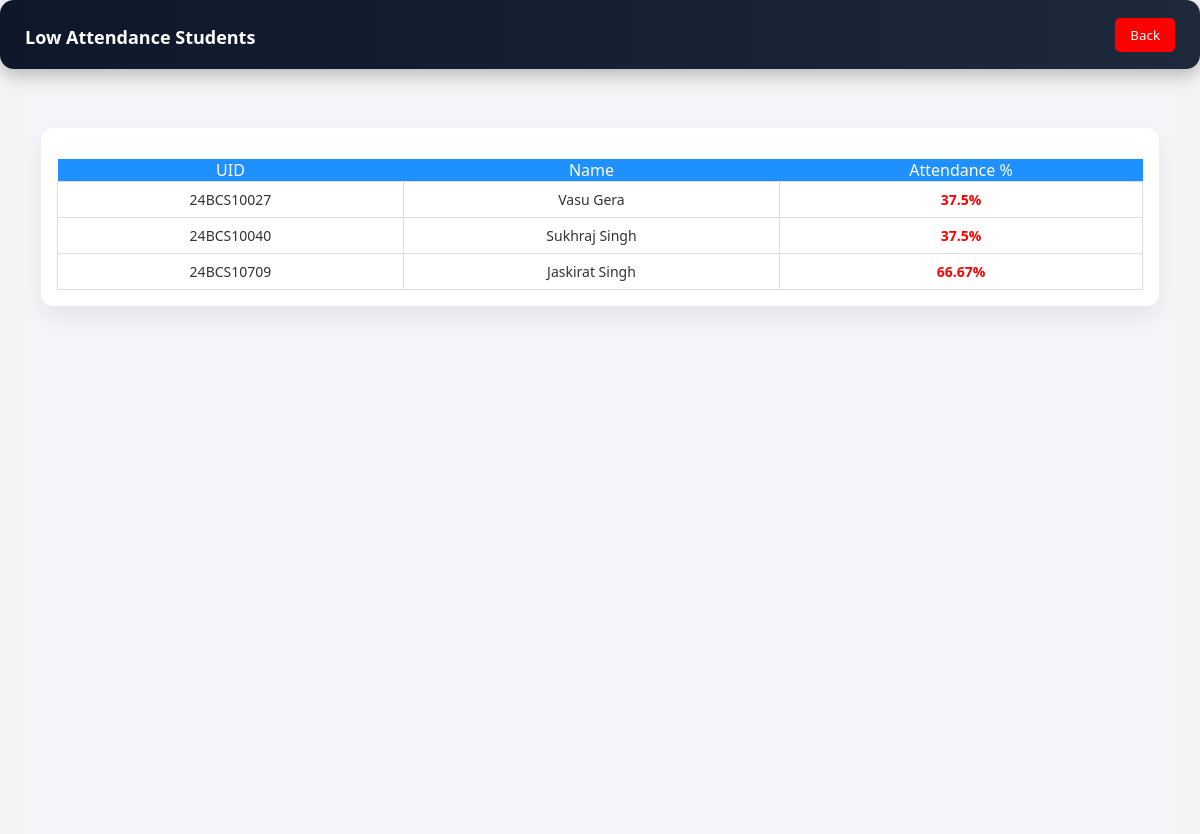
The page /teacher/low-attendance on the database its author committed.
### tables this page shows
CREATE TABLE students (
    uid TEXT PRIMARY KEY,
    name TEXT,
    email TEXT,
    password TEXT
);

### app.py (the view)
@app.route('/teacher/low-attendance')
def low_attendance_students():
    conn = get_db_connection()
    students = conn.execute("""
    SELECT
        s.uid,
        s.name,
        ROUND(
            SUM(CASE WHEN d.status='Present' THEN 1 ELSE 0 END) * 100.0
            / COUNT(*),
            2
        ) AS percentage
    FROM students s
    JOIN daily_attendance d ON s.uid = d.student_uid
    GROUP BY s.uid
    HAVING percentage < 75
    """).fetchall()
    conn.close()
    return render_template(
        'low_attendance.html',
        students=students
    )

### app.py (called while the page is built)
def get_db_connection():
    conn = sqlite3.connect(DB_PATH)
    conn.row_factory = sqlite3.Row
    return conn

### templates/low_attendance.html (shortened to what this page needs)
<!DOCTYPE html>
<html>
<head>
    <link rel="stylesheet" href="{{ url_for('static', filename='css/style.css') }}">
</head>
<body>
<div class="dashboard-header">
    <h2>Low Attendance Students</h2>
    <a href="/teacher-dashboard"><button class="logout-btn">Back</button></a>
</div>
<div class="dashboard-container">
<div class="attendance-table">
<table>
<tr>
    <th>UID</th>
    <th>Name</th>
    <th>Attendance %</th>
</tr>
{% for s in students %}
<tr>
    <td>{{ s.uid }}</td>
    <td>{{ s.name }}</td>
    <td style="color:red;font-weight:bold;">{{ s.percentage }}%</td>
</tr>
{% endfor %}
</table>
</div>
</div>
</body>
</html>

### static/css/style.css (style rules this page uses)
* { margin: 0; padding: 0; box-sizing: border-box; font-family: "Segoe UI", sans-serif; }
body { margin: 0; padding: 0; min-height: 100vh; background: #f3f4f6; font-family: 'Segoe UI', sans-serif; }
h2 { margin-top: 10px; margin-bottom: 5px; }
.dashboard-header { background: linear-gradient(135deg, #111827, #1f2937); color: white; padding: 14px 24px; display: flex; align-items: center; gap: 16px; box-shadow: 0 6px 18px rgba(0, 0, 0, 0.25); }
.dashboard-header h2 { font-size: 18px; font-weight: 600; flex-grow: 1; }
.logout-btn { padding: 8px 15px; background: red; color: white; border: none; border-radius: 5px; cursor: pointer; }
.dashboard-container { padding: 14px 16px; background: #f4f6f9; min-height: calc(100vh - 60px); max-width: 1150px; margin: auto; }
.attendance-table { background: white; padding: 16px; border-radius: 12px; color: #333; box-shadow: 0 10px 25px rgba(0, 0, 0, 0.08); }
.attendance-table table { width: 100%; border-collapse: collapse; margin-top: 15px; }
.attendance-table th { background: #2563eb; color: white; font-weight: 500; }
.attendance-table td { border: 1px solid #ddd; padding: 8px; text-align: center; font-size: 14px; }
.attendance-table th { background: #1e90ff; }
.attendance-table { margin-top: 20px; }
.dashboard-header { display: flex; align-items: center; justify-content: space-between; background: linear-gradient(to right, #0f172a, #1e293b); padding: 15px 25px; border-radius: 14px; color: white; margin-bottom: 25px; }

### rows shown on the page
students: uid "24BCS10027", name "Vasu Gera", percentage "37.5"
students: uid "24BCS10040", name "Sukhraj Singh", percentage "37.5"
students: uid "24BCS10709", name "Jaskirat Singh", percentage "66.67"
